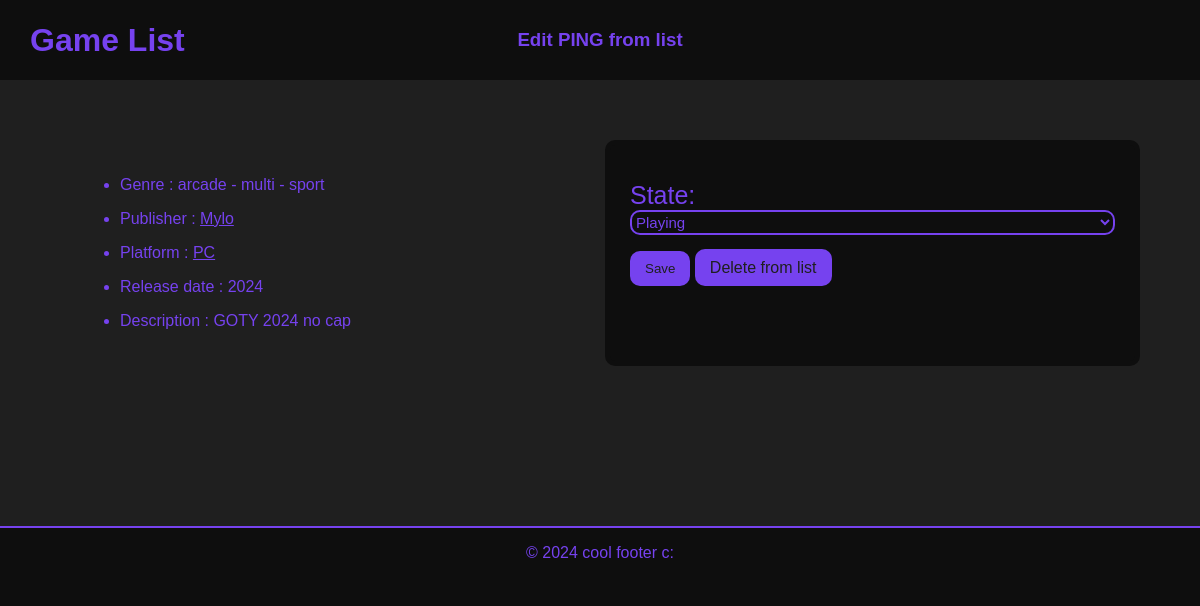
Before: /game-list/list-edit/19 (signed in) with the older database file.
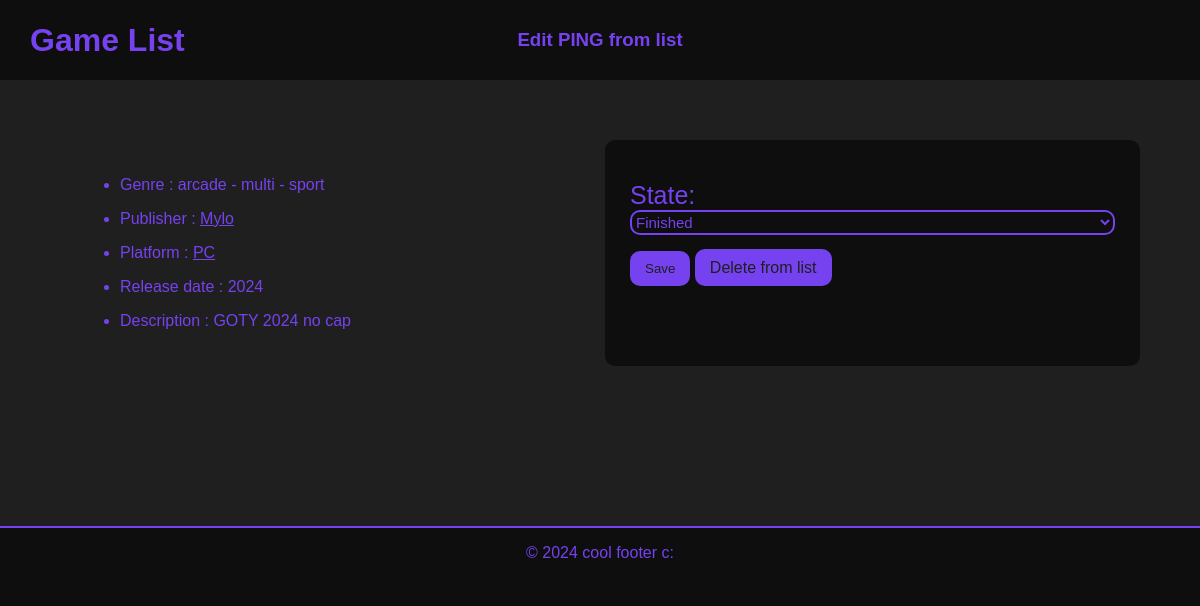
After: the same page with the newer database file.
### game_list_app/models.py (models this page shows)
class GameList(models.Model):
	class State(models.TextChoices):
		WANT = "want", "Want to play"
		PLAYING = "playing", "Playing"
		FINISHED = "finished", "Finished"
		HUNDRED = "hundred", "100%"
		DROPPED = "dropped", "Dropped"
	user = models.ForeignKey(User, on_delete=models.CASCADE)
	game = models.ForeignKey(Game, on_delete=models.CASCADE)
	state = models.CharField(
		choices=State.choices,
		default=State.PLAYING,
		max_length=10
	)
	class Meta:
		constraints = [
			models.UniqueConstraint(fields=['user', 'game'], name='unique_user_game')
		]

### game_list_app/views.py (the view)
# urls.py: path("list-edit/<int:game_id>", views.edit_from_list, name = "edit_from_list"),
def edit_from_list(request, game_id):
	game = get_object_or_404(Game, pk=game_id)
	game_list = GameList.objects.get(game=game, user=request.user)
	if request.method == "POST":
		form = GameListForm(request.POST, instance=game_list)
		if form.is_valid():
			form.save()
			return HttpResponseRedirect(reverse('game_list_app:game_detail', args=[game_id]))
	else:
		form = GameListForm(instance=game_list)
	return render(request, 'list_edit.html', {'form': form, 'game': game})

### game_list_app/forms.py
class GameListForm(forms.ModelForm):
    class Meta:
        model = GameList
        fields = ['state']
        widgets = {
            'state': forms.Select(attrs={'class': 'form-control'})
        }

### game_list_app/models.py (called while the page is built)
	def __str__(self):
		return self.name

	def __str__(self):
		return self.name

	def __str__(self):
		return self.title

### game_list_app/templates/list_edit.html (shortened to what this page needs)
{% extends 'form_template.html' %}
{% block sub-title %}Edit {{ game }} from list{% endblock %}
{% block form %}
<form method="post">
    <p>
        {{ form.state.label_tag }}<br>
        {{ form.state }}
    </p>
    <button class="btn-action" type="submit">Save</button>
    <a class="btn-action" href="{% url 'game_list_app:delete_from_list' game.id %}"> Delete from list </a>
</form>
{% endblock %}
{% block side %}
<ul>
    <li><p>Genre : {{ game.genre }}</p></li>
    {% if game.publisher is not None %}
    <li>
        <p>Publisher : <a href="{% url 'game_list_app:publisher_detail' game.publisher.id %}"> {{ game.publisher }} </a></p>
    </li>
    {% else %}
    <li>
        <p>Publisher : {{ game.publisher }} </a></p>
    </li>
    {% endif %}
    {% if game.platform is not None %}
    <li>
        <p>Platform : <a href="{% url 'game_list_app:platform_detail' game.platform.id %}"> {{ game.platform }} </a></p>
    </li>
    {% else %}
    <li>
        <p>Platform : {{ game.platform }} </a></p>
    </li>
    {% endif %}
    <li><p>Release date : {{ game.release_date }}</p></li>
    <li><p>Description : {{ game.description }}</p></li>
</ul>
{% endblock %}

Changed rows visible on the page:
changed GameList: state "Playing" → "Finished"
